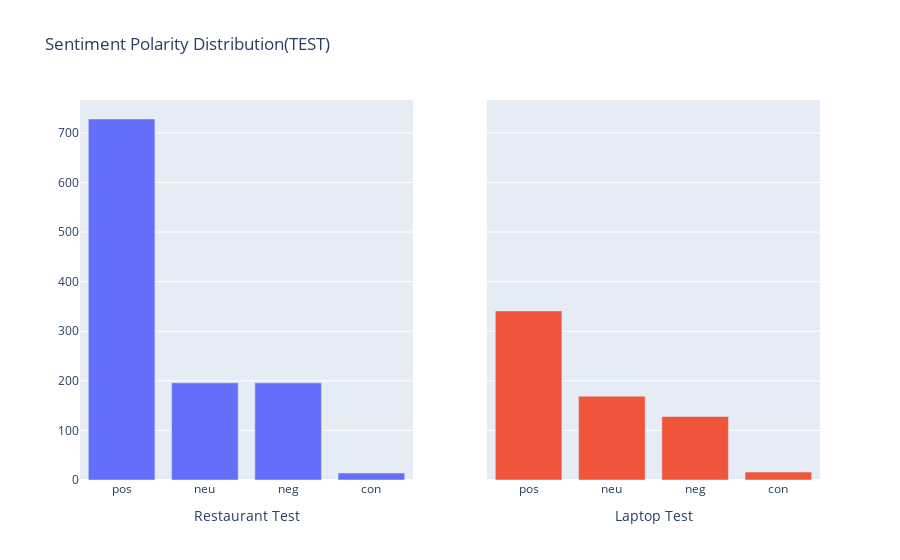

The notebook cell saved with this chart:
### Code cell
fig = make_subplots(rows=1, cols=2,
                    shared_yaxes=True,
                    vertical_spacing=0.02)
fig.add_traces(go.Bar(x=list(res_pol.keys()), y=list(res_pol.values()), showlegend=False), rows=1, cols=1)
fig.add_traces(go.Bar(x=list(lap_pol.keys()), y=list(lap_pol.values()), showlegend=False), rows=1, cols=2)
fig['layout']['xaxis']['title'] = 'Restaurant Test'
fig['layout']['xaxis2']['title'] = 'Laptop Test'
fig['layout']['title']='Sentiment Polarity Distribution(TEST)'
fig.show()

### Figure 1 — Plotly figure (JSON) as saved in the notebook; plotly's stock layout.template omitted (floating-point values rounded to 4 significant figures)
{"data": [{"showlegend": false, "type": "bar", "x": ["pos", "neu", "neg", "con"], "xaxis": "x", "y": [728, 196, 196, 14], "yaxis": "y"}, {"showlegend": false, "type": "bar", "x": ["pos", "neu", "neg", "con"], "xaxis": "x2", "y": [341, 169, 128, 16], "yaxis": "y2"}], "layout": {"title": {"text": "Sentiment Polarity Distribution(TEST)"}, "xaxis": {"anchor": "y", "domain": [0, 0.45], "title": {"text": "Restaurant Test"}}, "xaxis2": {"anchor": "y2", "domain": [0.55, 1], "title": {"text": "Laptop Test"}}, "yaxis": {"anchor": "x", "domain": [0, 1]}, "yaxis2": {"anchor": "x2", "domain": [0, 1], "matches": "y", "showticklabels": false}}}
